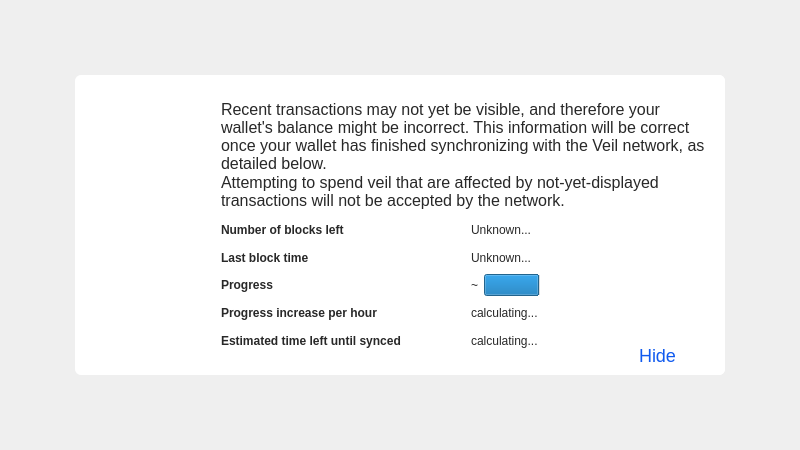
<?xml version="1.0" encoding="UTF-8"?>
<ui version="4.0">
 <class>ModalOverlay</class>
 <widget class="ModalOverlay" name="ModalOverlay">
  <property name="geometry">
   <rect>
    <x>0</x>
    <y>0</y>
    <width>800</width>
    <height>446</height>
   </rect>
  </property>
  <property name="maximumSize">
   <size>
    <width>16777215</width>
    <height>496</height>
   </size>
  </property>
  <property name="windowTitle">
   <string>Form</string>
  </property>
  <layout class="QVBoxLayout" name="verticalLayout_3">
   <item>
    <widget class="QWidget" name="bgWidget" native="true">
     <property name="styleSheet">
      <string notr="true">#bgWidget { background: transparent; border:none; }</string>
     </property>
     <layout class="QVBoxLayout" name="verticalLayout_2">
      <property name="leftMargin">
       <number>64</number>
      </property>
      <property name="topMargin">
       <number>64</number>
      </property>
      <property name="rightMargin">
       <number>64</number>
      </property>
      <property name="bottomMargin">
       <number>64</number>
      </property>
      <item>
       <widget class="QFrame" name="frame">
        <property name="sizePolicy">
         <sizepolicy hsizetype="Preferred" vsizetype="Fixed">
          <horstretch>0</horstretch>
          <verstretch>0</verstretch>
         </sizepolicy>
        </property>
        <property name="minimumSize">
         <size>
          <width>0</width>
          <height>300</height>
         </size>
        </property>
        <property name="maximumSize">
         <size>
          <width>16777215</width>
          <height>300</height>
         </size>
        </property>
        <property name="styleSheet">
         <string notr="true">#frame{
	background: rgba(255,255,255,240);
    background-color:white;
    border-radius: 6px; 
    border:none;
}</string>
        </property>
        <property name="frameShape">
         <enum>QFrame::StyledPanel</enum>
        </property>
        <property name="frameShadow">
         <enum>QFrame::Raised</enum>
        </property>
        <layout class="QHBoxLayout" name="horizontalLayout_2">
         <property name="spacing">
          <number>6</number>
         </property>
         <property name="leftMargin">
          <number>0</number>
         </property>
         <property name="topMargin">
          <number>0</number>
         </property>
         <property name="rightMargin">
          <number>0</number>
         </property>
         <property name="bottomMargin">
          <number>0</number>
         </property>
         <item>
          <widget class="QFrame" name="frame_icon">
           <property name="minimumSize">
            <size>
             <width>130</width>
             <height>0</height>
            </size>
           </property>
           <property name="styleSheet">
            <string notr="true">#frame_icon{
   border:none;
   border-top-left-radius: 6px; 
   border-bottom-left-radius: 6px; 
	background:transparent;
   border-image: url(&quot;:/icons/banner-modal&quot;) 0 0 0 0 stretch stretch;
   padding:0px;
   margin:0px;
}</string>
           </property>
           <property name="frameShape">
            <enum>QFrame::StyledPanel</enum>
           </property>
           <property name="frameShadow">
            <enum>QFrame::Raised</enum>
           </property>
           <layout class="QVBoxLayout" name="verticalLayout">
            <property name="topMargin">
             <number>0</number>
            </property>
           </layout>
          </widget>
         </item>
         <item>
          <widget class="QWidget" name="contentWidget" native="true">
           <property name="styleSheet">
            <string notr="true">#contentWidget {
background: rgba(255,255,255,240); 
 padding:0px;
 margin:0px;
border:none;
   border-top-right-radius: 6px; 
   border-bottom-right-radius: 6px; 

}

QLabel { color: rgb(40,40,40);  }</string>
           </property>
           <layout class="QVBoxLayout" name="verticalLayoutSub" stretch="1,0,0,0">
            <property name="spacing">
             <number>0</number>
            </property>
            <property name="leftMargin">
             <number>10</number>
            </property>
            <property name="topMargin">
             <number>10</number>
            </property>
            <property name="rightMargin">
             <number>10</number>
            </property>
            <property name="bottomMargin">
             <number>10</number>
            </property>
            <item>
             <layout class="QHBoxLayout" name="horizontalLayoutIconText" stretch="0">
              <property name="topMargin">
               <number>15</number>
              </property>
              <item>
               <layout class="QVBoxLayout" name="verticalLayoutInfoText">
                <property name="leftMargin">
                 <number>0</number>
                </property>
                <property name="topMargin">
                 <number>0</number>
                </property>
                <item>
                 <widget class="QLabel" name="infoText">
                  <property name="styleSheet">
                   <string notr="true">font-size:16px;</string>
                  </property>
                  <property name="text">
                   <string>Recent transactions may not yet be visible, and therefore your wallet's balance might be incorrect. This information will be correct once your wallet has finished synchronizing with the Veil network, as detailed below.</string>
                  </property>
                  <property name="textFormat">
                   <enum>Qt::RichText</enum>
                  </property>
                  <property name="wordWrap">
                   <bool>true</bool>
                  </property>
                 </widget>
                </item>
                <item>
                 <widget class="QLabel" name="infoTextStrong">
                  <property name="font">
                   <font>
                    <pointsize>-1</pointsize>
                   </font>
                  </property>
                  <property name="styleSheet">
                   <string notr="true">font-size:16px;</string>
                  </property>
                  <property name="text">
                   <string>Attempting to spend veil that are affected by not-yet-displayed transactions will not be accepted by the network.</string>
                  </property>
                  <property name="textFormat">
                   <enum>Qt::RichText</enum>
                  </property>
                  <property name="wordWrap">
                   <bool>true</bool>
                  </property>
                 </widget>
                </item>
                <item>
                 <spacer name="verticalSpacerInTextSpace">
                  <property name="orientation">
                   <enum>Qt::Vertical</enum>
                  </property>
                  <property name="sizeHint" stdset="0">
                   <size>
                    <width>20</width>
                    <height>40</height>
                   </size>
                  </property>
                 </spacer>
                </item>
               </layout>
              </item>
             </layout>
            </item>
            <item>
             <spacer name="verticalSpacerAfterText">
              <property name="orientation">
               <enum>Qt::Vertical</enum>
              </property>
              <property name="sizeHint" stdset="0">
               <size>
                <width>20</width>
                <height>40</height>
               </size>
              </property>
             </spacer>
            </item>
            <item>
             <widget class="QFrame" name="frame_2">
              <property name="minimumSize">
               <size>
                <width>0</width>
                <height>150</height>
               </size>
              </property>
              <property name="styleSheet">
               <string notr="true">border:none;</string>
              </property>
              <property name="frameShape">
               <enum>QFrame::StyledPanel</enum>
              </property>
              <property name="frameShadow">
               <enum>QFrame::Raised</enum>
              </property>
              <layout class="QGridLayout" name="gridLayout">
               <property name="leftMargin">
                <number>0</number>
               </property>
               <property name="rightMargin">
                <number>0</number>
               </property>
               <item row="0" column="0">
                <widget class="QLabel" name="labelNumberOfBlocksLeft">
                 <property name="sizePolicy">
                  <sizepolicy hsizetype="Expanding" vsizetype="Preferred">
                   <horstretch>0</horstretch>
                   <verstretch>0</verstretch>
                  </sizepolicy>
                 </property>
                 <property name="font">
                  <font>
                   <weight>75</weight>
                   <bold>true</bold>
                  </font>
                 </property>
                 <property name="text">
                  <string>Number of blocks left</string>
                 </property>
                </widget>
               </item>
               <item row="0" column="1">
                <widget class="QLabel" name="numberOfBlocksLeft">
                 <property name="sizePolicy">
                  <sizepolicy hsizetype="Expanding" vsizetype="Preferred">
                   <horstretch>0</horstretch>
                   <verstretch>0</verstretch>
                  </sizepolicy>
                 </property>
                 <property name="text">
                  <string>Unknown...</string>
                 </property>
                </widget>
               </item>
               <item row="1" column="0">
                <widget class="QLabel" name="labelLastBlockTime">
                 <property name="sizePolicy">
                  <sizepolicy hsizetype="Expanding" vsizetype="Preferred">
                   <horstretch>0</horstretch>
                   <verstretch>0</verstretch>
                  </sizepolicy>
                 </property>
                 <property name="font">
                  <font>
                   <weight>75</weight>
                   <bold>true</bold>
                  </font>
                 </property>
                 <property name="text">
                  <string>Last block time</string>
                 </property>
                </widget>
               </item>
               <item row="1" column="1">
                <widget class="QLabel" name="newestBlockDate">
                 <property name="sizePolicy">
                  <sizepolicy hsizetype="Expanding" vsizetype="Preferred">
                   <horstretch>0</horstretch>
                   <verstretch>0</verstretch>
                  </sizepolicy>
                 </property>
                 <property name="text">
                  <string>Unknown...</string>
                 </property>
                </widget>
               </item>
               <item row="2" column="0">
                <widget class="QLabel" name="labelSyncDone">
                 <property name="sizePolicy">
                  <sizepolicy hsizetype="Expanding" vsizetype="Preferred">
                   <horstretch>0</horstretch>
                   <verstretch>0</verstretch>
                  </sizepolicy>
                 </property>
                 <property name="font">
                  <font>
                   <weight>75</weight>
                   <bold>true</bold>
                  </font>
                 </property>
                 <property name="text">
                  <string>Progress</string>
                 </property>
                </widget>
               </item>
               <item row="2" column="1">
                <layout class="QHBoxLayout" name="horizontalLayoutSync" stretch="0,1">
                 <item>
                  <widget class="QLabel" name="percentageProgress">
                   <property name="text">
                    <string notr="true">~</string>
                   </property>
                  </widget>
                 </item>
                 <item>
                  <widget class="QProgressBar" name="progressBar">
                   <property name="styleSheet">
                    <string notr="true">border:none;
background-color:white;</string>
                   </property>
                   <property name="value">
                    <number>24</number>
                   </property>
                   <property name="format">
                    <string/>
                   </property>
                  </widget>
                 </item>
                </layout>
               </item>
               <item row="3" column="0">
                <widget class="QLabel" name="labelProgressIncrease">
                 <property name="sizePolicy">
                  <sizepolicy hsizetype="Expanding" vsizetype="Preferred">
                   <horstretch>0</horstretch>
                   <verstretch>0</verstretch>
                  </sizepolicy>
                 </property>
                 <property name="font">
                  <font>
                   <weight>75</weight>
                   <bold>true</bold>
                  </font>
                 </property>
                 <property name="text">
                  <string>Progress increase per hour</string>
                 </property>
                </widget>
               </item>
               <item row="3" column="1">
                <widget class="QLabel" name="progressIncreasePerH">
                 <property name="sizePolicy">
                  <sizepolicy hsizetype="Expanding" vsizetype="Preferred">
                   <horstretch>0</horstretch>
                   <verstretch>0</verstretch>
                  </sizepolicy>
                 </property>
                 <property name="text">
                  <string>calculating...</string>
                 </property>
                </widget>
               </item>
               <item row="4" column="0">
                <widget class="QLabel" name="labelEstimatedTimeLeft">
                 <property name="sizePolicy">
                  <sizepolicy hsizetype="Expanding" vsizetype="Preferred">
                   <horstretch>0</horstretch>
                   <verstretch>0</verstretch>
                  </sizepolicy>
                 </property>
                 <property name="font">
                  <font>
                   <weight>75</weight>
                   <bold>true</bold>
                  </font>
                 </property>
                 <property name="text">
                  <string>Estimated time left until synced</string>
                 </property>
                </widget>
               </item>
               <item row="4" column="1">
                <widget class="QLabel" name="expectedTimeLeft">
                 <property name="sizePolicy">
                  <sizepolicy hsizetype="Expanding" vsizetype="Preferred">
                   <horstretch>0</horstretch>
                   <verstretch>0</verstretch>
                  </sizepolicy>
                 </property>
                 <property name="text">
                  <string>calculating...</string>
                 </property>
                </widget>
               </item>
              </layout>
             </widget>
            </item>
            <item>
             <layout class="QHBoxLayout" name="horizontalLayoutButtons" stretch="4,1,0">
              <property name="leftMargin">
               <number>10</number>
              </property>
              <property name="topMargin">
               <number>10</number>
              </property>
              <item>
               <spacer name="horizontalSpacer">
                <property name="orientation">
                 <enum>Qt::Horizontal</enum>
                </property>
                <property name="sizeHint" stdset="0">
                 <size>
                  <width>40</width>
                  <height>20</height>
                 </size>
                </property>
               </spacer>
              </item>
              <item>
               <widget class="QPushButton" name="closeButton">
                <property name="focusPolicy">
                 <enum>Qt::NoFocus</enum>
                </property>
                <property name="styleSheet">
                 <string notr="true">#closeButton {
color:#105aef; 
border: none;
padding: 0em 0em;
background:none;
font-size:18px;
}

#closeButton:hover {
color:#0e45b4; 
}</string>
                </property>
                <property name="text">
                 <string>Hide</string>
                </property>
                <property name="default">
                 <bool>true</bool>
                </property>
               </widget>
              </item>
              <item>
               <spacer name="horizontalSpacer_2">
                <property name="orientation">
                 <enum>Qt::Horizontal</enum>
                </property>
                <property name="sizeHint" stdset="0">
                 <size>
                  <width>10</width>
                  <height>20</height>
                 </size>
                </property>
               </spacer>
              </item>
             </layout>
            </item>
           </layout>
          </widget>
         </item>
        </layout>
       </widget>
      </item>
     </layout>
    </widget>
   </item>
  </layout>
 </widget>
 <customwidgets>
  <customwidget>
   <class>ModalOverlay</class>
   <extends>QWidget</extends>
   <header>qt/modaloverlay.h</header>
   <container>1</container>
  </customwidget>
 </customwidgets>
 <resources/>
 <connections/>
</ui>
